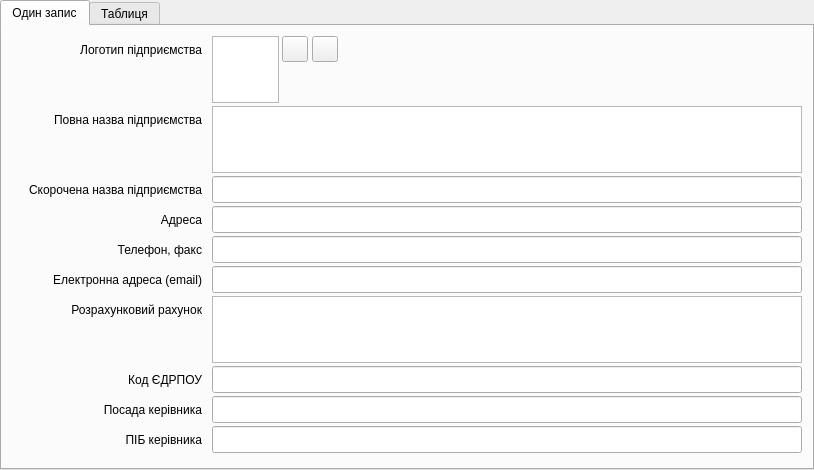
<?xml version="1.0" encoding="UTF-8"?>
<ui version="4.0">
 <class>Customer_win</class>
 <widget class="QTabWidget" name="Customer_win">
  <property name="geometry">
   <rect>
    <x>0</x>
    <y>0</y>
    <width>814</width>
    <height>470</height>
   </rect>
  </property>
  <property name="windowTitle">
   <string>Дані Замовника</string>
  </property>
  <property name="windowIcon">
   <iconset>
    <normaloff>../icons/16x16/categories/applications-engineering.png</normaloff>../icons/16x16/categories/applications-engineering.png</iconset>
  </property>
  <property name="locale">
   <locale language="Ukrainian" country="Ukraine"/>
  </property>
  <property name="currentIndex">
   <number>0</number>
  </property>
  <property name="tabsClosable">
   <bool>false</bool>
  </property>
  <property name="movable">
   <bool>false</bool>
  </property>
  <widget class="QWidget" name="tab">
   <attribute name="title">
    <string>Один запис</string>
   </attribute>
   <widget class="QLabel" name="label">
    <property name="geometry">
     <rect>
      <x>10</x>
      <y>80</y>
      <width>190</width>
      <height>27</height>
     </rect>
    </property>
    <property name="text">
     <string>Повна назва підприємства</string>
    </property>
    <property name="alignment">
     <set>Qt::AlignRight|Qt::AlignTrailing|Qt::AlignVCenter</set>
    </property>
   </widget>
   <widget class="QLabel" name="label_2">
    <property name="geometry">
     <rect>
      <x>10</x>
      <y>150</y>
      <width>190</width>
      <height>27</height>
     </rect>
    </property>
    <property name="text">
     <string>Скорочена назва підприємства</string>
    </property>
    <property name="alignment">
     <set>Qt::AlignRight|Qt::AlignTrailing|Qt::AlignVCenter</set>
    </property>
   </widget>
   <widget class="QLabel" name="label_3">
    <property name="geometry">
     <rect>
      <x>10</x>
      <y>180</y>
      <width>190</width>
      <height>27</height>
     </rect>
    </property>
    <property name="text">
     <string>Адреса</string>
    </property>
    <property name="alignment">
     <set>Qt::AlignRight|Qt::AlignTrailing|Qt::AlignVCenter</set>
    </property>
   </widget>
   <widget class="QLabel" name="label_4">
    <property name="geometry">
     <rect>
      <x>10</x>
      <y>210</y>
      <width>190</width>
      <height>27</height>
     </rect>
    </property>
    <property name="text">
     <string>Телефон, факс</string>
    </property>
    <property name="alignment">
     <set>Qt::AlignRight|Qt::AlignTrailing|Qt::AlignVCenter</set>
    </property>
   </widget>
   <widget class="QLabel" name="label_5">
    <property name="geometry">
     <rect>
      <x>10</x>
      <y>240</y>
      <width>190</width>
      <height>27</height>
     </rect>
    </property>
    <property name="text">
     <string>Електронна адреса (email)</string>
    </property>
    <property name="alignment">
     <set>Qt::AlignRight|Qt::AlignTrailing|Qt::AlignVCenter</set>
    </property>
   </widget>
   <widget class="QLabel" name="label_6">
    <property name="geometry">
     <rect>
      <x>10</x>
      <y>270</y>
      <width>190</width>
      <height>27</height>
     </rect>
    </property>
    <property name="text">
     <string>Розрахунковий рахунок</string>
    </property>
    <property name="alignment">
     <set>Qt::AlignRight|Qt::AlignTrailing|Qt::AlignVCenter</set>
    </property>
   </widget>
   <widget class="QLabel" name="label_7">
    <property name="geometry">
     <rect>
      <x>10</x>
      <y>340</y>
      <width>190</width>
      <height>27</height>
     </rect>
    </property>
    <property name="text">
     <string>Код ЄДРПОУ</string>
    </property>
    <property name="alignment">
     <set>Qt::AlignRight|Qt::AlignTrailing|Qt::AlignVCenter</set>
    </property>
   </widget>
   <widget class="QLabel" name="label_8">
    <property name="geometry">
     <rect>
      <x>10</x>
      <y>370</y>
      <width>190</width>
      <height>27</height>
     </rect>
    </property>
    <property name="text">
     <string>Посада керівника</string>
    </property>
    <property name="alignment">
     <set>Qt::AlignRight|Qt::AlignTrailing|Qt::AlignVCenter</set>
    </property>
   </widget>
   <widget class="QLabel" name="label_9">
    <property name="geometry">
     <rect>
      <x>10</x>
      <y>10</y>
      <width>190</width>
      <height>27</height>
     </rect>
    </property>
    <property name="text">
     <string>Логотип підприємства</string>
    </property>
    <property name="alignment">
     <set>Qt::AlignRight|Qt::AlignTrailing|Qt::AlignVCenter</set>
    </property>
   </widget>
   <widget class="QTextEdit" name="textEdit">
    <property name="geometry">
     <rect>
      <x>210</x>
      <y>80</y>
      <width>590</width>
      <height>67</height>
     </rect>
    </property>
    <property name="tabChangesFocus">
     <bool>true</bool>
    </property>
   </widget>
   <widget class="QLineEdit" name="lineEdit">
    <property name="geometry">
     <rect>
      <x>210</x>
      <y>150</y>
      <width>590</width>
      <height>27</height>
     </rect>
    </property>
   </widget>
   <widget class="QLineEdit" name="lineEdit_2">
    <property name="geometry">
     <rect>
      <x>210</x>
      <y>180</y>
      <width>590</width>
      <height>27</height>
     </rect>
    </property>
   </widget>
   <widget class="QLineEdit" name="lineEdit_3">
    <property name="geometry">
     <rect>
      <x>210</x>
      <y>210</y>
      <width>590</width>
      <height>27</height>
     </rect>
    </property>
   </widget>
   <widget class="QLineEdit" name="lineEdit_4">
    <property name="geometry">
     <rect>
      <x>210</x>
      <y>240</y>
      <width>590</width>
      <height>27</height>
     </rect>
    </property>
   </widget>
   <widget class="QTextEdit" name="textEdit_2">
    <property name="geometry">
     <rect>
      <x>210</x>
      <y>270</y>
      <width>590</width>
      <height>67</height>
     </rect>
    </property>
    <property name="frameShape">
     <enum>QFrame::StyledPanel</enum>
    </property>
    <property name="frameShadow">
     <enum>QFrame::Sunken</enum>
    </property>
    <property name="tabChangesFocus">
     <bool>true</bool>
    </property>
   </widget>
   <widget class="QLineEdit" name="lineEdit_5">
    <property name="geometry">
     <rect>
      <x>210</x>
      <y>340</y>
      <width>590</width>
      <height>27</height>
     </rect>
    </property>
   </widget>
   <widget class="QLineEdit" name="lineEdit_6">
    <property name="geometry">
     <rect>
      <x>210</x>
      <y>370</y>
      <width>590</width>
      <height>27</height>
     </rect>
    </property>
   </widget>
   <widget class="QGraphicsView" name="graphicsView">
    <property name="geometry">
     <rect>
      <x>210</x>
      <y>10</y>
      <width>67</width>
      <height>67</height>
     </rect>
    </property>
   </widget>
   <widget class="QToolButton" name="toolButton">
    <property name="geometry">
     <rect>
      <x>280</x>
      <y>10</y>
      <width>26</width>
      <height>26</height>
     </rect>
    </property>
    <property name="toolTip">
     <string>Вставити логотип з файлу</string>
    </property>
    <property name="statusTip">
     <string>Вставити логотип з вибраного файлу</string>
    </property>
    <property name="text">
     <string/>
    </property>
    <property name="icon">
     <iconset>
      <normaloff>../icons/16x16/actions/insert-image.png</normaloff>../icons/16x16/actions/insert-image.png</iconset>
    </property>
   </widget>
   <widget class="QToolButton" name="toolButton_2">
    <property name="geometry">
     <rect>
      <x>310</x>
      <y>10</y>
      <width>26</width>
      <height>26</height>
     </rect>
    </property>
    <property name="toolTip">
     <string>Вилучити логотип</string>
    </property>
    <property name="statusTip">
     <string>Вилучити логотип</string>
    </property>
    <property name="text">
     <string/>
    </property>
    <property name="icon">
     <iconset>
      <normaloff>../icons/16x16/actions/remove-image.png</normaloff>../icons/16x16/actions/remove-image.png</iconset>
    </property>
   </widget>
   <widget class="QLabel" name="label_10">
    <property name="geometry">
     <rect>
      <x>10</x>
      <y>400</y>
      <width>190</width>
      <height>27</height>
     </rect>
    </property>
    <property name="text">
     <string>ПІБ керівника</string>
    </property>
    <property name="alignment">
     <set>Qt::AlignRight|Qt::AlignTrailing|Qt::AlignVCenter</set>
    </property>
   </widget>
   <widget class="QLineEdit" name="lineEdit_7">
    <property name="geometry">
     <rect>
      <x>210</x>
      <y>400</y>
      <width>590</width>
      <height>27</height>
     </rect>
    </property>
   </widget>
  </widget>
  <widget class="QWidget" name="tab">
   <attribute name="title">
    <string>Таблиця</string>
   </attribute>
   <layout class="QGridLayout" name="gridLayout">
    <item row="0" column="0">
     <widget class="QTableView" name="tableCustomer">
      <property name="frameShape">
       <enum>QFrame::StyledPanel</enum>
      </property>
      <property name="autoScroll">
       <bool>true</bool>
      </property>
     </widget>
    </item>
   </layout>
  </widget>
 </widget>
 <tabstops>
  <tabstop>graphicsView</tabstop>
  <tabstop>toolButton</tabstop>
  <tabstop>toolButton_2</tabstop>
  <tabstop>textEdit</tabstop>
  <tabstop>lineEdit</tabstop>
  <tabstop>lineEdit_2</tabstop>
  <tabstop>lineEdit_3</tabstop>
  <tabstop>lineEdit_4</tabstop>
  <tabstop>textEdit_2</tabstop>
  <tabstop>lineEdit_5</tabstop>
  <tabstop>lineEdit_6</tabstop>
  <tabstop>lineEdit_7</tabstop>
  <tabstop>tableCustomer</tabstop>
 </tabstops>
 <resources/>
 <connections/>
</ui>
